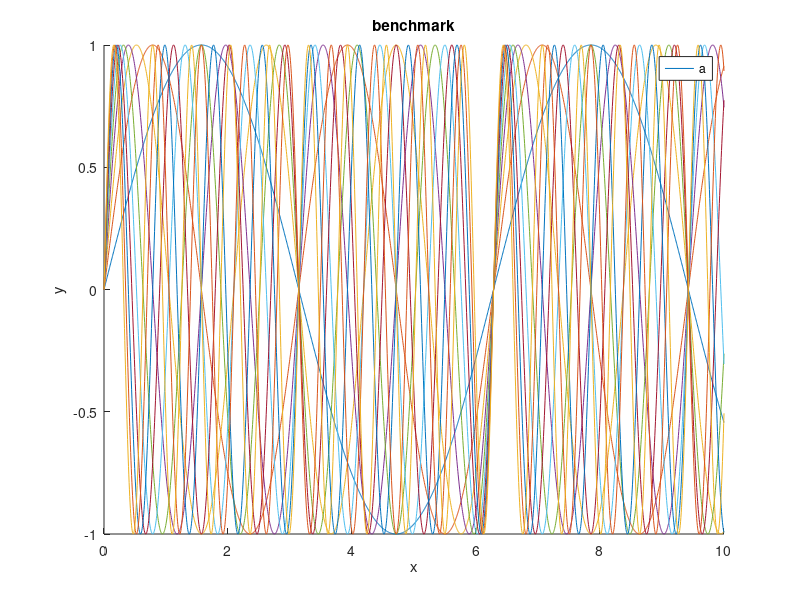

MATLAB code to generate this figure: (Note: this script raises an error after producing the figure.)
function r = b32_plot_to_png()
f = figure('Visible', 'off');
x = linspace(0, 10, 2000);
hold on
for k = 1:10
    plot(x, sin(k * x));
end
xlabel('x'); ylabel('y'); title('benchmark'); legend('a');
fn = [tempname '.png'];
print(f, '-dpng', fn);
d = dir(fn); r = d.bytes;
delete(fn); close(f);
end
